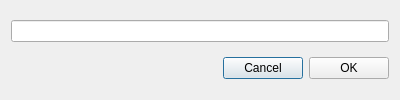
<?xml version="1.0" encoding="UTF-8"?>
<ui version="4.0">
 <class>NamingNotSymbolLinkModule</class>
 <widget class="QDialog" name="NamingNotSymbolLinkModule">
  <property name="geometry">
   <rect>
    <x>0</x>
    <y>0</y>
    <width>400</width>
    <height>100</height>
   </rect>
  </property>
  <property name="sizePolicy">
   <sizepolicy hsizetype="Fixed" vsizetype="Fixed">
    <horstretch>0</horstretch>
    <verstretch>0</verstretch>
   </sizepolicy>
  </property>
  <property name="minimumSize">
   <size>
    <width>400</width>
    <height>100</height>
   </size>
  </property>
  <property name="maximumSize">
   <size>
    <width>400</width>
    <height>100</height>
   </size>
  </property>
  <property name="windowTitle">
   <string>Dialog</string>
  </property>
  <layout class="QGridLayout" name="gridLayout">
   <item row="1" column="1">
    <widget class="QPushButton" name="cancelButton">
     <property name="text">
      <string>Cancel</string>
     </property>
    </widget>
   </item>
   <item row="1" column="2">
    <widget class="QPushButton" name="okButton">
     <property name="text">
      <string>OK</string>
     </property>
    </widget>
   </item>
   <item row="1" column="0">
    <spacer name="horizontalSpacer">
     <property name="orientation">
      <enum>Qt::Horizontal</enum>
     </property>
     <property name="sizeHint" stdset="0">
      <size>
       <width>40</width>
       <height>20</height>
      </size>
     </property>
    </spacer>
   </item>
   <item row="0" column="0" colspan="3">
    <widget class="QLineEdit" name="nameEdit"/>
   </item>
  </layout>
 </widget>
 <resources/>
 <connections/>
</ui>
